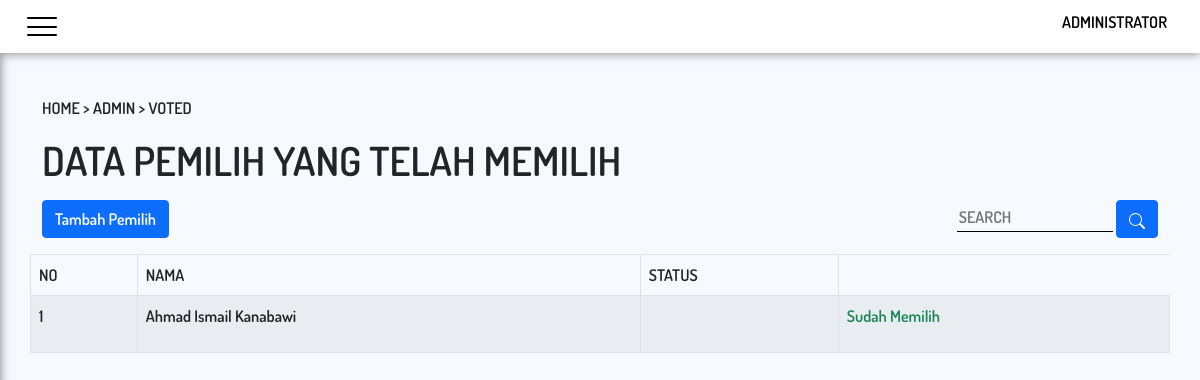
The app's page /admin/voted.php, older data.
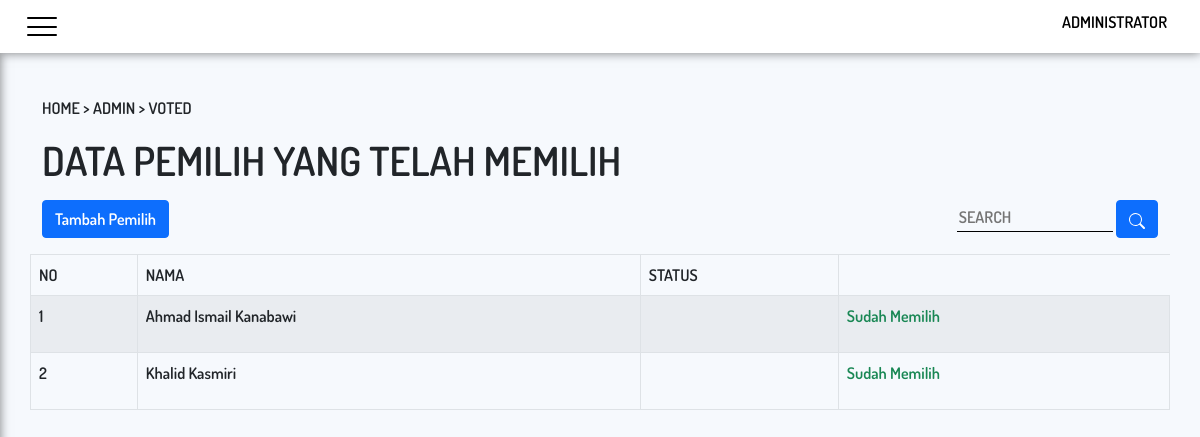
The same page, newer data.
### tables this page shows
CREATE TABLE `data_induk_pemilih` (
  `id_voter` int(4) NOT NULL,
  `nim` varchar(13) NOT NULL,
  `name` varchar(60) NOT NULL,
  `grade` int(2) NOT NULL,
  `email` varchar(50) NOT NULL,
  `voter_token` varchar(30) NOT NULL,
  `activation_status` int(1) NOT NULL DEFAULT 0,
  `is_voted` int(1) NOT NULL
);

### admin/voted.php (the view, shortened to what this page needs)
<?php
function query($query)
{
    $result = mysqli_query($GLOBALS['conn'], $query);
    $rows = [];
    while ($row = mysqli_fetch_assoc($result)) {
        $rows[] = $row;
    }
    return $rows;
}
$voters_data = query("SELECT * FROM data_induk_pemilih WHERE is_voted = 1");
?>
<!DOCTYPE html>
<html lang="en">
<head>
    <link rel="stylesheet" href="../aset/css/bootstrap.css">
    <link rel="stylesheet" href="../aset/css/style.css">
</head>
<body>
    <nav class="navbar fixed-top" id="navbar" data-scroll-index="0">
        <div class="container-fluid">
            <button class="navbar-toggler" type="button" data-bs-toggle="collapse" data-bs-target="#navbarNav" aria-controls="navbarNav" aria-expanded="false" aria-label="Toggle navigation">
                <span></span>
                <span></span>
                <span></span>
            </button>
            <h1 class="navbar-brand">ADMINISTRATOR</h1>
        </div>
    </nav>
    <section class="jumbotron-2 mt-5 pt-5">
        <div class="container">
            <div class="row">
                <p>
                    <a href="../">HOME</a> >
                    <a href="dashboard">ADMIN</a> >
                    VOTED
                </p>
            </div>
        </div>
    </section>
    <section class="data-voters">
        <div class="container">
            <div class="row">
                <h1 class="mb-3">DATA PEMILIH YANG TELAH MEMILIH</h1>
            </div>
            <div class="row">
                <div class="col-md-6 add-voters">
                    <a class="btn btn-md btn-primary">
                        Tambah Pemilih
                    </a>
                </div>
                <div class="col-md-6 search-voters">
                    <form action="#">
                        <input type="search" name="" id="" placeholder="SEARCH">
                        <button type="submit" class="btn btn-md btn-primary">
                        </button>
                    </form>
                </div>
            </div>
            <div class="row">
                <table class="table table-striped table-hover table-bordered mt-3">
                    <thead>
                        <tr>
                            <th scope="col">NO</th>
                            <th scope="col">NAMA</th>
                            <th scope="col">STATUS</th>
                        </tr>
                    </thead>
                    <tbody>
                        <?php $i = 1; ?>
                        <?php foreach ($voters_data as $voter) { ?>
                            <tr>
                                <th scope="row">
                                    <?= $i; ?>
                                </th>
                                <td>
                                    <?= $voter['name']; ?>
                                </td>
                                <td>
                                </td>
                                <td>
                                    <?php
                                    $isvoted = $voter['is_voted'];
                                    if ($isvoted == 1) {
                                    ?>
                                        <p class="text-success">Sudah Memilih</p>
                                    <?php
                                    } else {
                                    ?>
                                        <p class="text-danger">Belum Memilih</p>
                                    <?php
                                    }
                                    ?>
                                </td>
                            </tr>
                            <?php $i = $i + 1; ?>
                        <?php } ?>
                    </tbody>
                </table>
            </div>
        </div>
    </section>
</body>
</html>

Row changes from the older to the newer data that the page shows:
now on this page (row edited): data_induk_pemilih: name "Khalid Kasmiri", is_voted "Sudah Memilih"
